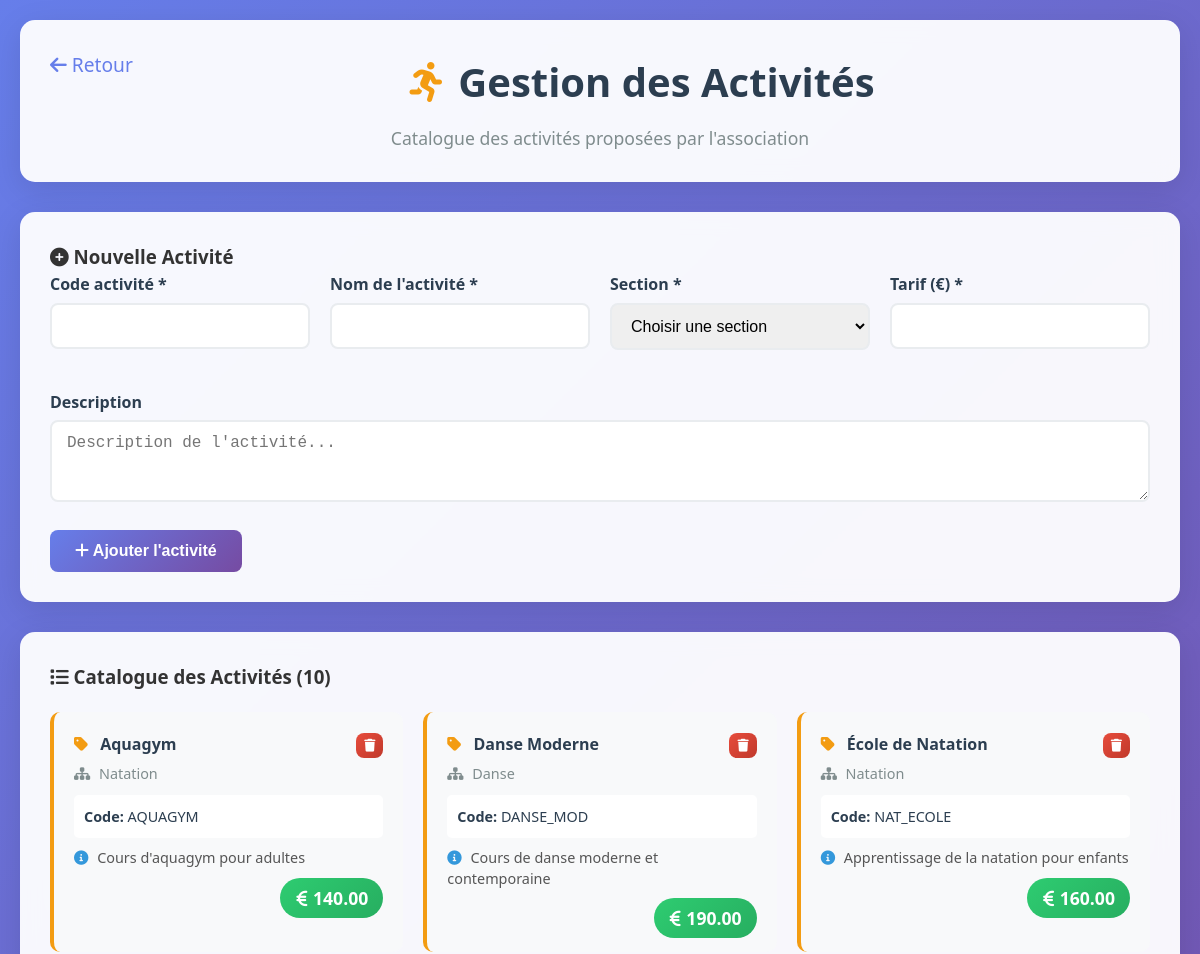
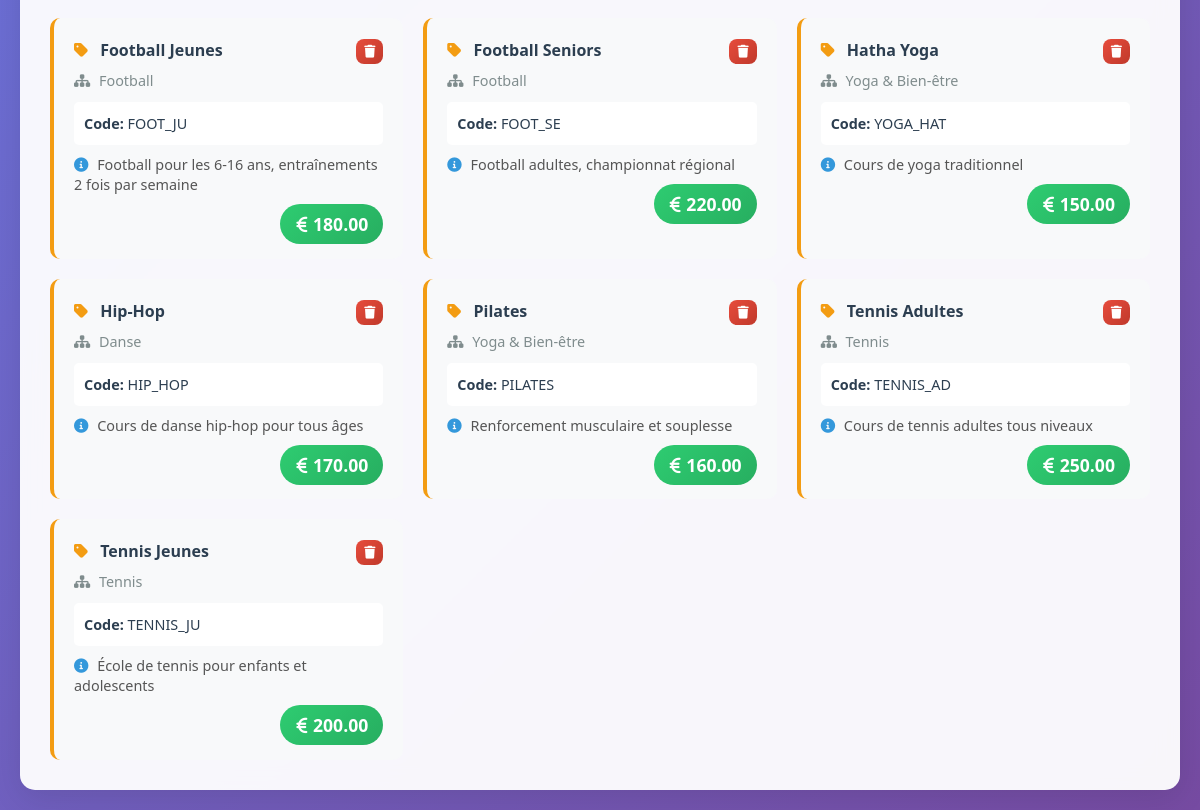
Page /activites.php on the committed database (2 pictures, top to bottom).
### tables this page shows
CREATE TABLE ACTIVITE (
    code_activite VARCHAR(10) PRIMARY KEY,
    nom_activite VARCHAR(100) NOT NULL,
    description_activite TEXT,
    tarif_activite DECIMAL(10,2) NOT NULL,
    code_section VARCHAR(10) NOT NULL,
    CONSTRAINT fk_activite_section FOREIGN KEY (code_section)
        REFERENCES SECTION(code_section)
        ON UPDATE CASCADE
        ON DELETE RESTRICT,
    CONSTRAINT chk_tarif_positif CHECK (tarif_activite > 0)
);

CREATE TABLE SECTION (
    code_section VARCHAR(10) PRIMARY KEY,
    nom_section VARCHAR(100) NOT NULL,
    description_section TEXT,
    num_referent INT NOT NULL,
    CONSTRAINT fk_section_referent FOREIGN KEY (num_referent) 
        REFERENCES BENEVOLE(num_benevole)
        ON UPDATE CASCADE
        ON DELETE RESTRICT
);

### activites.php (the view, shortened to what this page needs)
<?php
require_once 'config.php';
$activites = $pdo->query("SELECT a.*, s.nom_section FROM ACTIVITE a JOIN SECTION s ON a.code_section = s.code_section ORDER BY a.nom_activite")->fetchAll();
?>
<!DOCTYPE html>
<html lang="fr">
<head>
    <link rel="stylesheet" href="assets/css/style.css">
    <link rel="stylesheet" href="https://cdnjs.cloudflare.com/ajax/libs/font-awesome/6.0.0/css/all.min.css">
</head>
<body>
    <div class="container">
        <div class="header fade-in">
            <a href="index.php" style="float: left; color: #667eea; text-decoration: none; font-size: 1.2rem;">
                <i class="fas fa-arrow-left"></i> Retour
            </a>
            <h1><i class="fas fa-running" style="color: #f39c12; margin-right: 15px;"></i>Gestion des Activités</h1>
            <p>Catalogue des activités proposées par l'association</p>
        </div>
        <div class="form-container fade-in">
            <h3><i class="fas fa-plus-circle"></i> Nouvelle Activité</h3>
            <form method="POST">
                <div style="display: grid; grid-template-columns: repeat(auto-fit, minmax(250px, 1fr)); gap: 20px;">
                    <div class="form-group">
                        <label for="code_activite">Code activité *</label>
                        <input type="text" id="code_activite" name="code_activite" class="form-control" required>
                    </div>
                    <div class="form-group">
                        <label for="nom_activite">Nom de l'activité *</label>
                        <input type="text" id="nom_activite" name="nom_activite" class="form-control" required>
                    </div>
                    <div class="form-group">
                        <label for="code_section">Section *</label>
                        <select id="code_section" name="code_section" class="form-control" required>
                            <option value="">Choisir une section</option>
                        </select>
                    </div>
                    <div class="form-group">
                        <label for="tarif">Tarif (€) *</label>
                        <input type="number" id="tarif" name="tarif" class="form-control" step="0.01" min="0" required>
                    </div>
                    <div class="form-group" style="grid-column: 1 / -1;">
                        <label for="description">Description</label>
                        <textarea id="description" name="description" class="form-control" rows="3" placeholder="Description de l'activité..."></textarea>
                    </div>
                </div>
                <button type="submit" class="btn btn-primary">
                    <i class="fas fa-plus"></i> Ajouter l'activité
                </button>
            </form>
        </div>
        <div class="table-container fade-in">
            <h3><i class="fas fa-list"></i> Catalogue des Activités (<?= count($activites) ?>)</h3>
            <?php if (count($activites) > 0): ?>
                <div style="display: grid; grid-template-columns: repeat(auto-fill, minmax(350px, 1fr)); gap: 20px; margin-top: 20px;">
                    <?php foreach ($activites as $a): ?>
                    <div style="background: #f8f9fa; border-radius: 10px; padding: 20px; border-left: 4px solid #f39c12;">
                        <div style="display: flex; justify-content: between; align-items: start; margin-bottom: 10px;">
                            <div style="flex: 1;">
                                <h4 style="color: #2c3e50; margin: 0 0 5px 0;">
                                    <i class="fas fa-tag" style="color: #f39c12; margin-right: 8px;"></i>
                                    <?= htmlspecialchars($a['nom_activite']) ?>
                                </h4>
                                <p style="color: #7f8c8d; margin: 0; font-size: 0.9rem;">
                                    <i class="fas fa-sitemap" style="margin-right: 5px;"></i>
                                    <?= htmlspecialchars($a['nom_section']) ?>
                                </p>
                            </div>
                            <form method="POST" style="display: inline;" onsubmit="return confirm('Êtes-vous sûr de vouloir supprimer cette activité ?')">
                                <button type="submit" class="btn btn-danger" style="padding: 5px 8px; font-size: 0.8rem;">
                                    <i class="fas fa-trash"></i>
                                </button>
                            </form>
                        </div>
                        <div style="background: white; border-radius: 5px; padding: 10px; margin: 10px 0;">
                            <p style="margin: 0; color: #2c3e50; font-size: 0.9rem;">
                                <strong>Code:</strong> <?= htmlspecialchars($a['code_activite']) ?>
                            </p>
                        </div>
                        <?php if ($a['description_activite']): ?>
                        <p style="color: #555; margin: 10px 0; font-size: 0.9rem; line-height: 1.4;">
                            <i class="fas fa-info-circle" style="color: #3498db; margin-right: 5px;"></i>
                            <?= htmlspecialchars($a['description_activite']) ?>
                        </p>
                        <?php endif; ?>
                        <div style="text-align: right; margin-top: 15px;">
                            <span style="background: linear-gradient(135deg, #2ecc71 0%, #27ae60 100%); color: white; padding: 8px 15px; border-radius: 20px; font-weight: 600; font-size: 1.1rem;">
                                <i class="fas fa-euro-sign"></i> <?= number_format($a['tarif_activite'], 2) ?>
                            </span>
                        </div>
                    </div>
                    <?php endforeach; ?>
                </div>
            <?php else: ?>
                <p style="text-align: center; color: #7f8c8d; margin-top: 30px;">
                    <i class="fas fa-info-circle"></i> Aucune activité enregistrée
                </p>
            <?php endif; ?>
        </div>
    </div>
</body>
</html>

### assets/css/style.css (style rules this page uses)
* { margin: 0; padding: 0; box-sizing: border-box; }
body { font-family: 'Segoe UI', Tahoma, Geneva, Verdana, sans-serif; line-height: 1.6; color: #333; background: linear-gradient(135deg, #667eea 0%, #764ba2 100%); min-height: 100vh; }
.container { max-width: 1200px; margin: 0 auto; padding: 20px; }
.header { background: rgba(255, 255, 255, 0.95); backdrop-filter: blur(10px); border-radius: 15px; padding: 30px; margin-bottom: 30px; box-shadow: 0 8px 32px rgba(0, 0, 0, 0.1); text-align: center; }
.header h1 { color: #2c3e50; font-size: 2.5rem; margin-bottom: 10px; font-weight: 700; }
.header p { color: #7f8c8d; font-size: 1.1rem; }
.form-container { background: rgba(255, 255, 255, 0.95); backdrop-filter: blur(10px); border-radius: 15px; padding: 30px; box-shadow: 0 8px 32px rgba(0, 0, 0, 0.1); margin-bottom: 30px; }
.form-group { margin-bottom: 20px; }
.form-group label { display: block; margin-bottom: 5px; font-weight: 600; color: #2c3e50; }
.form-control { width: 100%; padding: 12px 15px; border: 2px solid #e9ecef; border-radius: 8px; font-size: 1rem; transition: border-color 0.3s ease; }
.btn { padding: 12px 25px; border: none; border-radius: 8px; font-size: 1rem; font-weight: 600; cursor: pointer; transition: all 0.3s ease; text-decoration: none; display: inline-block; text-align: center; }
.btn-primary { background: linear-gradient(135deg, #667eea 0%, #764ba2 100%); color: white; }
.btn-danger { background: linear-gradient(135deg, #e74c3c 0%, #c0392b 100%); color: white; }
.table-container { background: rgba(255, 255, 255, 0.95); backdrop-filter: blur(10px); border-radius: 15px; padding: 30px; box-shadow: 0 8px 32px rgba(0, 0, 0, 0.1); overflow-x: auto; }
.fade-in { animation: fadeInUp 0.6s ease-out; }

### rows in the picture
activite: nom_activite "Aquagym", code_section.nom_section "Natation", code_activite "AQUAGYM", description_activite "Cours d'aquagym pour adultes", tarif_activite "140.00"
activite: nom_activite "Danse Moderne", code_section.nom_section "Danse", code_activite "DANSE_MOD", description_activite "Cours de danse moderne et contemporaine", tarif_activite "190.00"
activite: nom_activite "École de Natation", code_section.nom_section "Natation", code_activite "NAT_ECOLE", description_activite "Apprentissage de la natation pour enfants", tarif_activite "160.00"
activite: nom_activite "Football Jeunes", code_section.nom_section "Football", code_activite "FOOT_JU", description_activite "Football pour les 6-16 ans, entraînements 2 fois par semaine", tarif_activite "180.00"
activite: nom_activite "Football Seniors", code_section.nom_section "Football", code_activite "FOOT_SE", description_activite "Football adultes, championnat régional", tarif_activite "220.00"
activite: nom_activite "Hatha Yoga", code_section.nom_section "Yoga & Bien-être", code_activite "YOGA_HAT", description_activite "Cours de yoga traditionnel", tarif_activite "150.00"
activite: nom_activite "Hip-Hop", code_section.nom_section "Danse", code_activite "HIP_HOP", description_activite "Cours de danse hip-hop pour tous âges", tarif_activite "170.00"
activite: nom_activite "Pilates", code_section.nom_section "Yoga & Bien-être", code_activite "PILATES", description_activite "Renforcement musculaire et souplesse", tarif_activite "160.00"
activite: nom_activite "Tennis Adultes", code_section.nom_section "Tennis", code_activite "TENNIS_AD", description_activite "Cours de tennis adultes tous niveaux", tarif_activite "250.00"
activite: nom_activite "Tennis Jeunes", code_section.nom_section "Tennis", code_activite "TENNIS_JU", description_activite "École de tennis pour enfants et adolescents", tarif_activite "200.00"

### other values in the picture
count($activites) "10"
